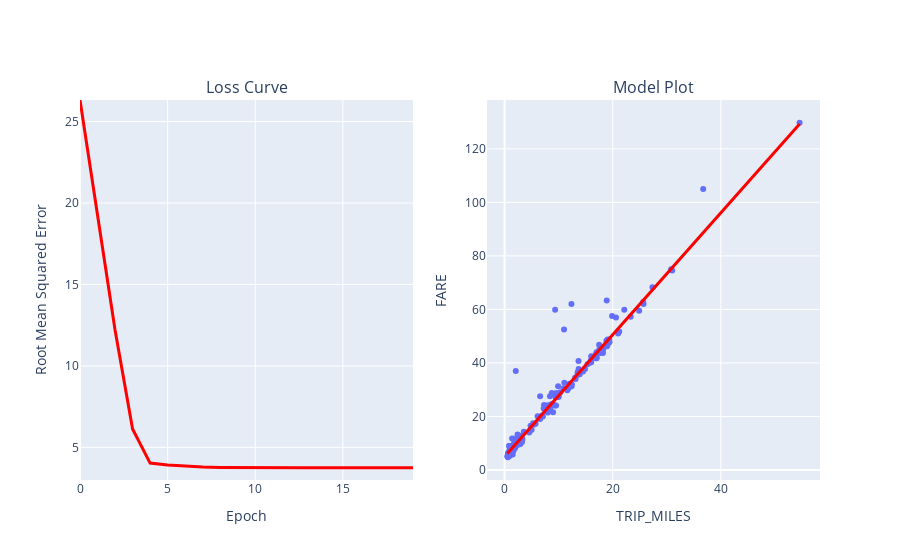

Notebook code cell kept with this figure:
### Markdown cell above
## Train a model with one feature

In this step you will train a model to predict the cost of the fare using a **single feature**. Earlier, you saw that `TRIP_MILES` (distance) correlates most strongly with the ``FARE``, so let's start with `TRIP_MILES` as the feature for your first training run.

**Instructions**

1. Run the **Experiment 1** code cell to build your model with one feature.
1. Review the output from the training run
1. **Check your understanding** by answering these questions:
  * How many epochs did it take to converge on the final model?
  * How well does the model fit the sample data?

During training, you should see the root mean square error (RMSE) in the output. The units for RMSE are the same as the units for the label (dollars). In other words, you can use the RMSE to determine how far off, on average, the predicted fares are in dollars from the observed values.

### Code cell
#@title Code - Experiment 1

# The following variables are the hyperparameters.
learning_rate = 0.001
epochs = 20
batch_size = 50

# Specify the feature and the label.
features = ['TRIP_MILES']
label = 'FARE'

model_1 = run_experiment(training_df, features, label, learning_rate, epochs, batch_size)

### Figure 1 — Plotly figure (JSON) as saved in the notebook; plotly's stock layout.template omitted (floating-point values rounded to 4 significant figures; data arrays with more than 128 entries replaced by an {"elided": "..."} marker saying what was removed)
{"data": [{"hovertemplate": "TRIP_MILES=%{x}<br>FARE=%{y}<extra></extra>", "legendgroup": "", "marker": {"color": "#636efa", "symbol": "circle"}, "mode": "markers", "name": "", "orientation": "v", "showlegend": false, "type": "scatter", "x": {"elided": "200 float values"}, "xaxis": "x2", "y": {"elided": "200 float values"}, "yaxis": "y2"}, {"hovertemplate": "TRIP_MILES=%{x}<br>FARE_PREDICTED=%{y}<extra></extra>", "legendgroup": "", "line": {"color": "#ff0000", "dash": "solid", "width": 3}, "marker": {"symbol": "circle"}, "mode": "lines", "name": "", "orientation": "v", "showlegend": false, "type": "scatter", "x": {"elided": "200 float values"}, "xaxis": "x2", "y": {"elided": "200 float values"}, "yaxis": "y2"}, {"hovertemplate": "x=%{x}<br>y=%{y}<extra></extra>", "legendgroup": "", "line": {"color": "#ff0000", "dash": "solid", "width": 3}, "marker": {"symbol": "circle"}, "mode": "lines", "name": "", "orientation": "v", "showlegend": false, "type": "scatter", "x": [0, 1, 2, 3, 4, 5, 6, 7, 8, 9, 10, 11, 12, 13, 14, 15, 16, 17, 18, 19], "xaxis": "x", "y": [26.32, 19.18, 12.21, 6.123, 4.034, 3.915, 3.837, 3.79, 3.765, 3.754, 3.749, 3.747, 3.747, 3.745, 3.746, 3.746, 3.746, 3.746, 3.746, 3.746], "yaxis": "y"}], "layout": {"annotations": [{"font": {"size": 16}, "showarrow": false, "text": "Loss Curve", "x": 0.225, "xanchor": "center", "xref": "paper", "y": 1, "yanchor": "bottom", "yref": "paper"}, {"font": {"size": 16}, "showarrow": false, "text": "Model Plot", "x": 0.775, "xanchor": "center", "xref": "paper", "y": 1, "yanchor": "bottom", "yref": "paper"}], "xaxis": {"anchor": "y", "domain": [0, 0.45], "title": {"text": "Epoch"}}, "xaxis2": {"anchor": "y2", "domain": [0.55, 1], "title": {"text": "TRIP_MILES"}}, "yaxis": {"anchor": "x", "domain": [0, 1], "range": [2.996, 26.32], "title": {"text": "Root Mean Squared Error"}}, "yaxis2": {"anchor": "x2", "domain": [0, 1], "title": {"text": "FARE"}}}}
